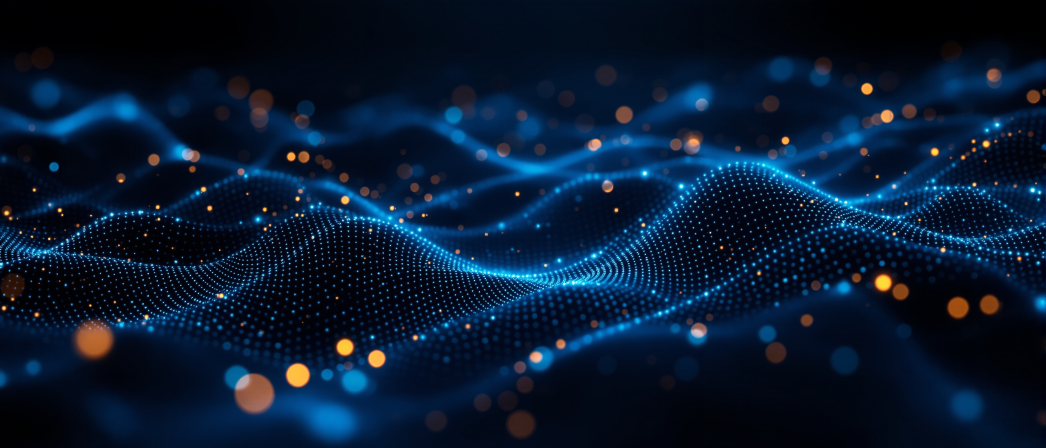
#> input picture assets/hero.jpg, 3136 x 1344 px (shown at 1/3 size)
$ python generate_og.py
#> lines starting #> are read from the running program, lines starting #| are printed output that depends on the picture
"""Generate Open Graph share image: 1200x630 with hero bg + tagline."""
from pathlib import Path
from PIL import Image, ImageDraw, ImageFont, ImageFilter
from bidi.algorithm import get_display

ROOT = Path(__file__).parent
HERO = ROOT / "assets" / "hero.jpg"
OUT = ROOT / "assets" / "og.jpg"

W, H = 1200, 630

# Load + cover-crop hero to OG aspect
src = Image.open(HERO).convert("RGB")
#> src is the input picture: PIL image 3136x1344 RGB; mean R, G, B 7.5, 25.8, 48.6
src_w, src_h = src.size
#> src_w = 3136; src_h = 1344
scale = max(W / src_w, H / src_h)
#> scale = 0.469
new_w, new_h = int(src_w * scale), int(src_h * scale)
#> new_w = 1470; new_h = 630
src = src.resize((new_w, new_h), Image.LANCZOS)
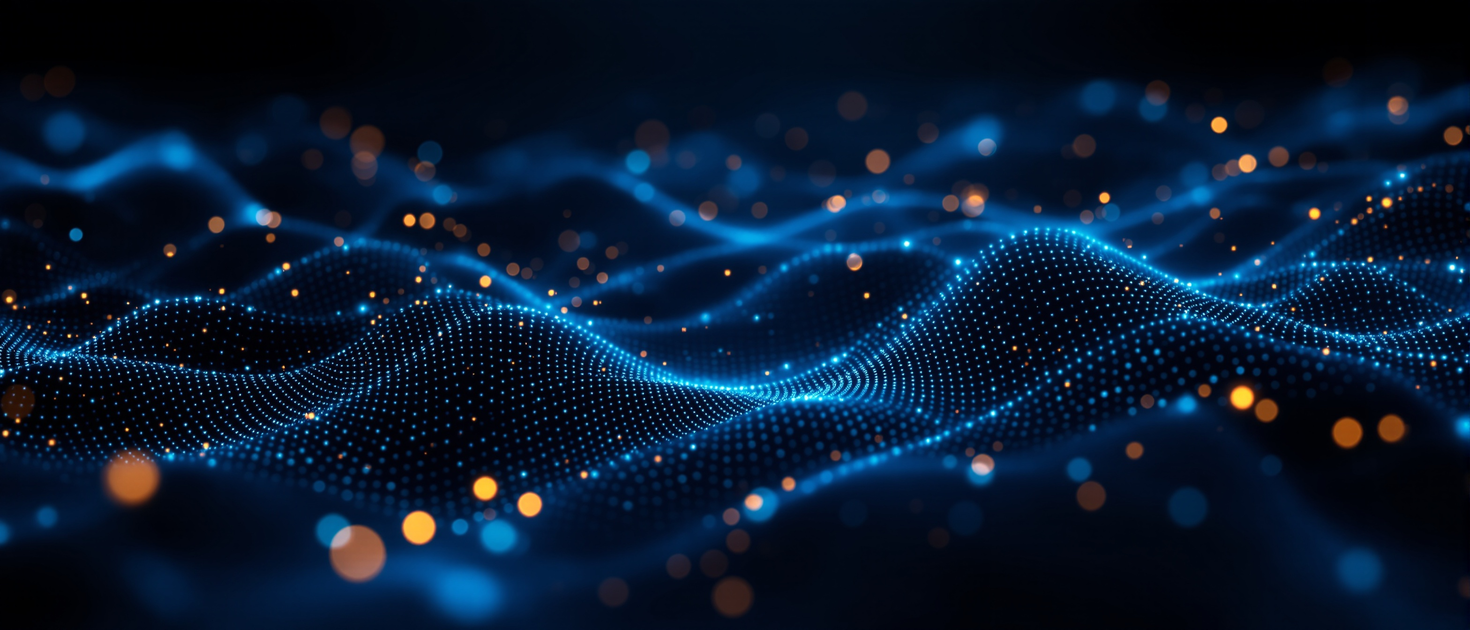
#> src: PIL image 1470x630 RGB; mean R, G, B 7.6, 25.8, 48.6
left = (new_w - W) // 2
#> left = 135
top = (new_h - H) // 2
#> top = 0
img = src.crop((left, top, left + W, top + H))
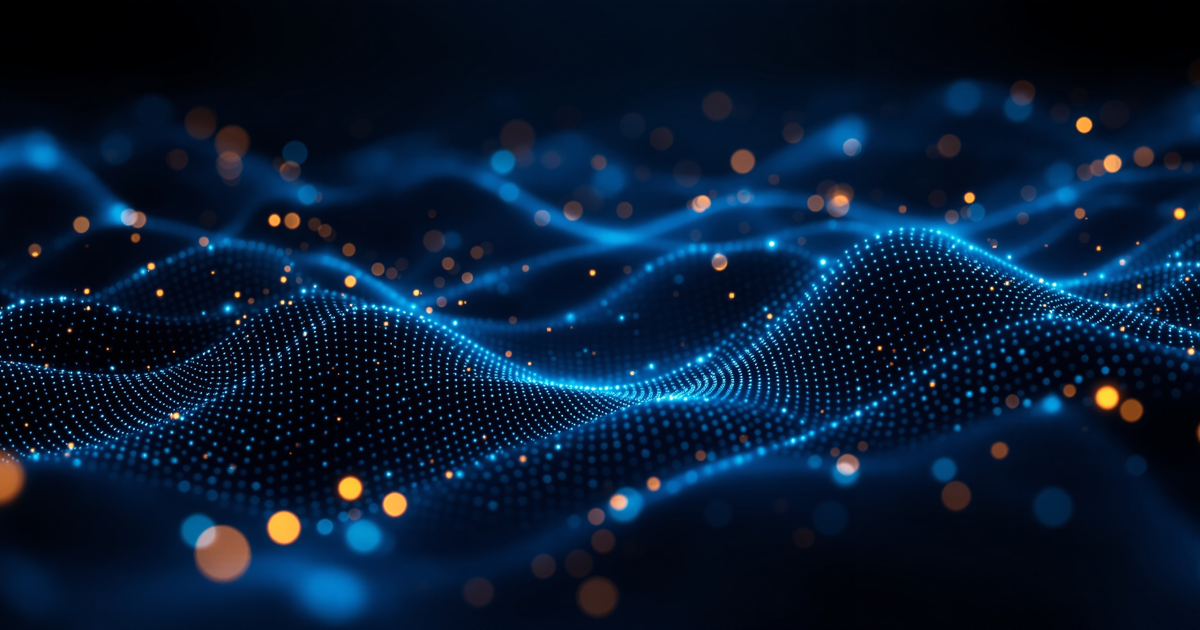
#> img: PIL image 1200x630 RGB; mean R, G, B 7.6, 27.2, 51.3

# Dark gradient overlay for text legibility
overlay = Image.new("RGBA", (W, H), (0, 0, 0, 0))
#> overlay: PIL image 1200x630 RGBA; every value is 0
draw = ImageDraw.Draw(overlay)
for y in range(H):
    alpha = int(160 + (y / H) * 70)  # 160 top → 230 bottom
    draw.rectangle([0, y, W, y + 1], fill=(8, 10, 14, alpha))
img = Image.alpha_composite(img.convert("RGBA"), overlay).convert("RGB")
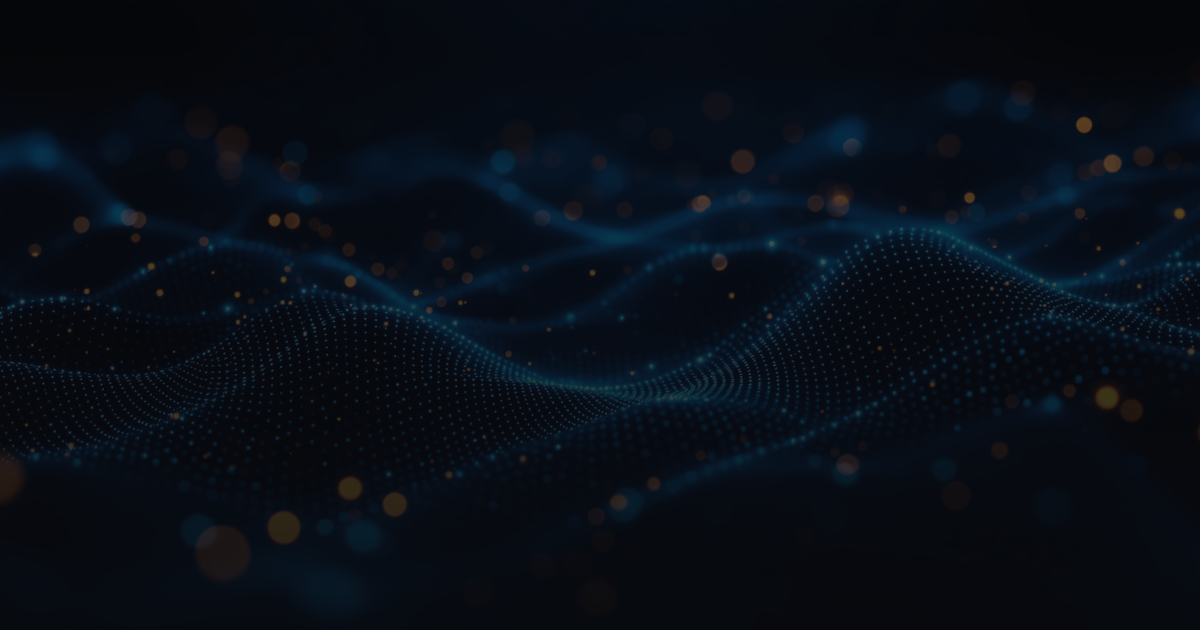
#> img: PIL image 1200x630 RGB; mean R, G, B 7.8, 13.9, 22.6

# Text — RTL Hebrew
draw = ImageDraw.Draw(img)

def find_font(*candidates, size=64):
#> called with size = 92
    for name in candidates:
        for path in [
            f"C:/Windows/Fonts/{name}",
            f"/usr/share/fonts/truetype/{name}",
            f"/c/Users/saraa/.fonts/{name}",
            f"/c/Windows/Fonts/{name}",
        ]:
            if Path(path).exists():
                return ImageFont.truetype(path, size)
    return ImageFont.load_default()

# Use arialbd / arial — guaranteed Hebrew support on Windows
title_font = find_font("arialbd.ttf", "Heebo-Bold.ttf", size=92)
sub_font   = find_font("arial.ttf", "Heebo-Regular.ttf", size=36)
brand_font = find_font("arialbd.ttf", "Heebo-Bold.ttf", size=24)

# Compose Hebrew text (RTL — but PIL renders left-to-right; modern PIL handles RTL automatically with Latin/numeric mix only.
# For pure Hebrew we just pass the string and rely on the font's bidi handling.)
# Use bidi to convert logical-order Hebrew to display-order for PIL.
#> (the run stopped early here; a loop or call above may not have finished)

$ run again, with assets/card-ai-core.jpg copied over assets/hero.jpg
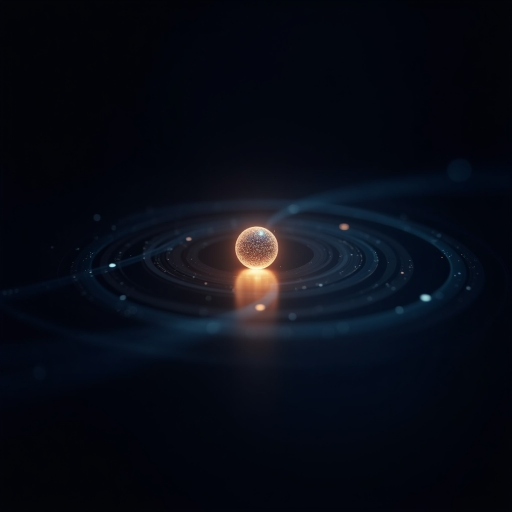
#> input picture assets/card-ai-core.jpg, 1024 x 1024 px (shown at 1/2 size)
#> src is the input picture: PIL image 1024x1024 RGB; mean R, G, B 8.4, 11.7, 21.2
#> src: PIL image 1200x1200 RGB
#> `img = src.crop((left, top, left + W, top + H))`:
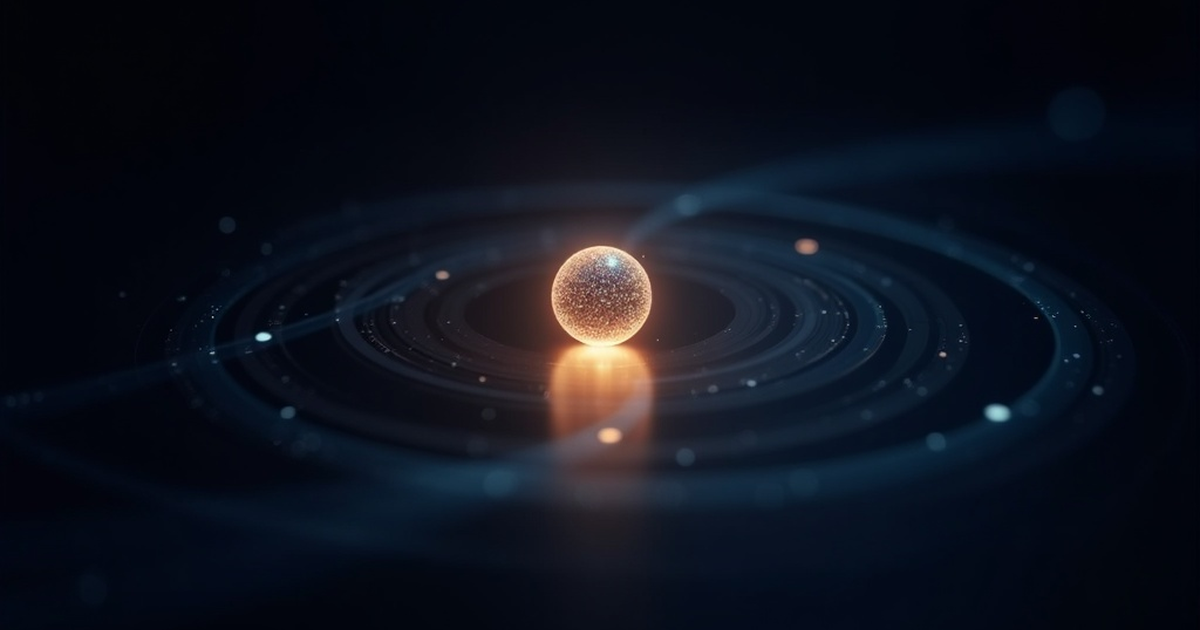
#> img: PIL image 1200x630 RGB; mean R, G, B 14, 18.2, 29.1
#> overlay: PIL image 1200x630 RGBA; every value is 0
#> `img = Image.alpha_composite(img.convert("RGBA"), overlay).convert("RGB")`:
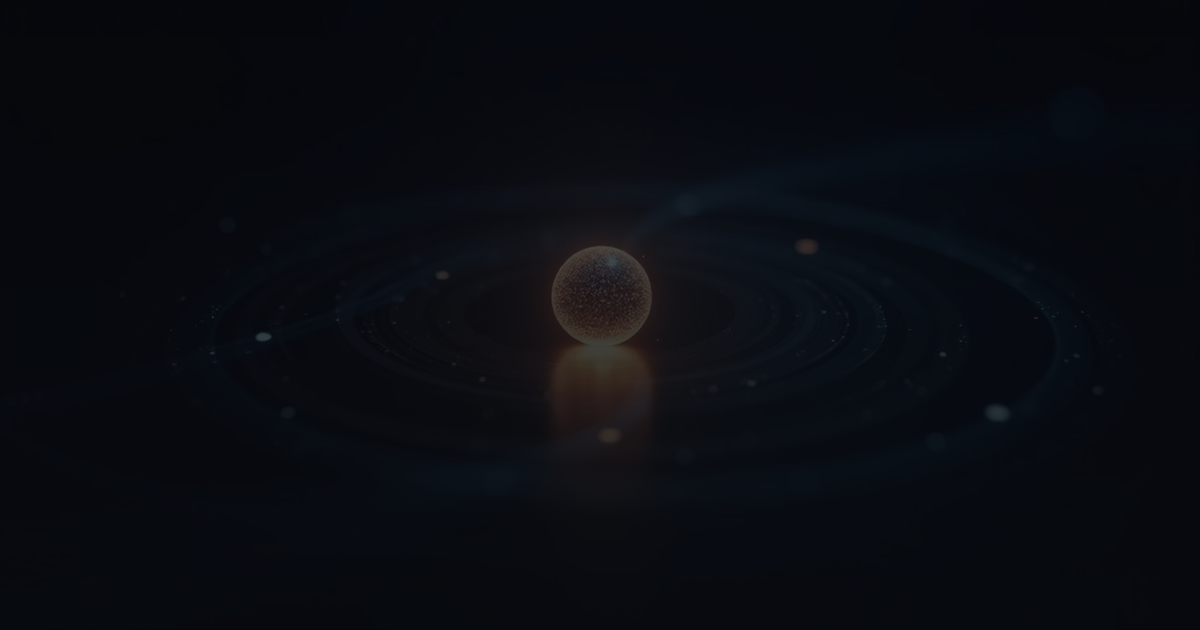
#> img: PIL image 1200x630 RGB; mean R, G, B 9.2, 11.7, 17.2

$ run again, with assets/card-stack.jpg copied over assets/hero.jpg
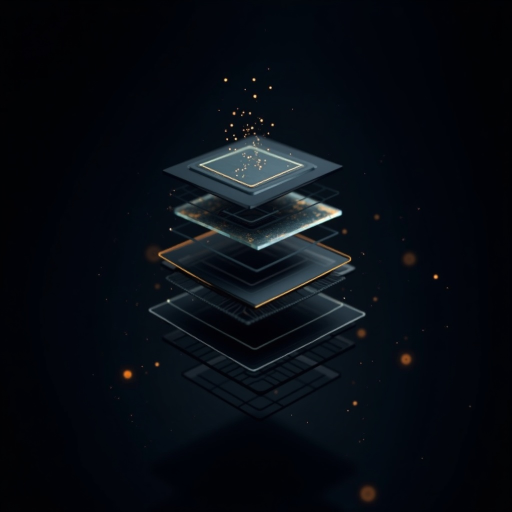
#> input picture assets/card-stack.jpg, 1024 x 1024 px (shown at 1/2 size)
#> src is the input picture: PIL image 1024x1024 RGB; mean R, G, B 7.4, 12, 18.5
#> src: PIL image 1200x1200 RGB
#> `img = src.crop((left, top, left + W, top + H))`:
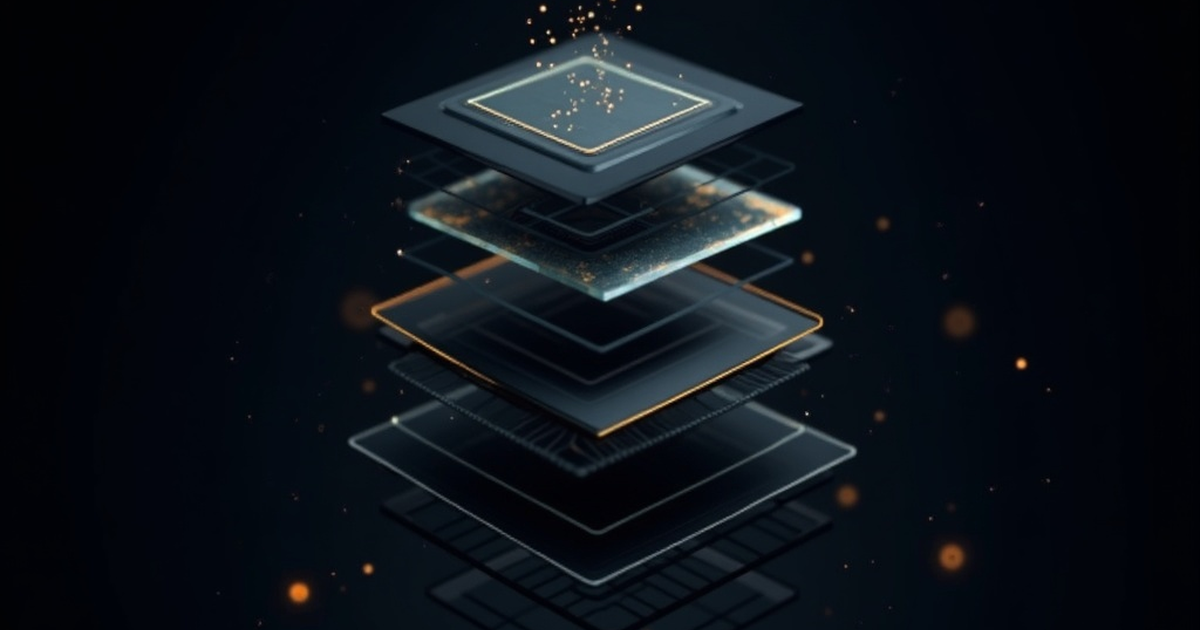
#> img: PIL image 1200x630 RGB; mean R, G, B 12.1, 17.8, 24.6
#> overlay: PIL image 1200x630 RGBA; every value is 0
#> `img = Image.alpha_composite(img.convert("RGBA"), overlay).convert("RGB")`:
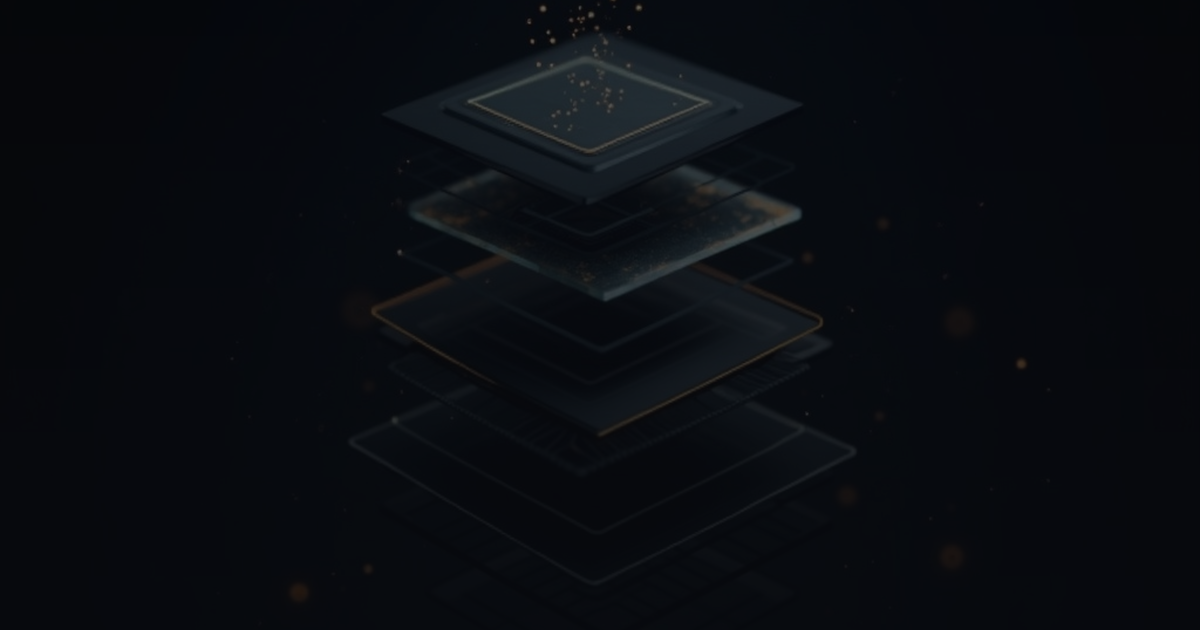
#> img: PIL image 1200x630 RGB; mean R, G, B 9.2, 12.1, 16.8
